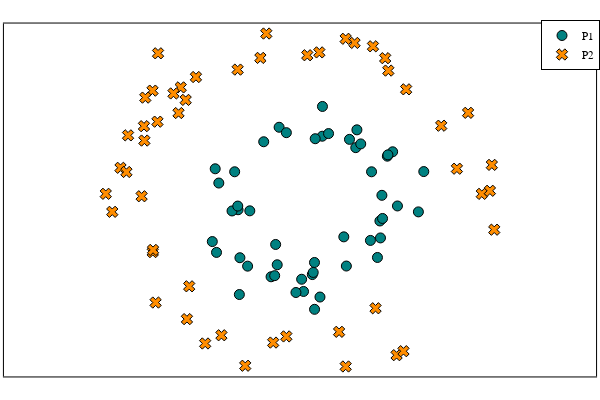

Notebook code cell kept with this figure:
### Code cell
plot_P_Q(small, large; 
        P_label = "P1", 
        Q_label = "P2",
        aspect_ratio = :equal, )

### Figure 1 — Plotly figure (JSON) as saved in the notebook; plotly's stock layout.template omitted (floating-point values rounded to 4 significant figures)
{"data": [{"colorbar": {"title": ""}, "legendgroup": "P1", "marker": {"color": "rgba(0, 129, 129, 1.000)", "line": {"color": "rgba(0, 0, 0, 1.000)", "width": 1}, "size": 10, "symbol": "circle"}, "mode": "markers", "name": "P1", "showlegend": true, "type": "scatter", "x": [0.8053, -0.4737, 0.09727, 1.03, 0.7389, 0.9167, -0.762, -0.63, -0.8004, -0.9785, 0.9762, -0.7412, 0.0727, 0.1847, 0.7264, -0.3395, 0.5615, 0.08305, -1.004, 0.4907, 0.2554, 0.427, 0.833, 0.8627, -0.7474, 0.4557, -0.6548, 0.1869, -0.3218, -1.052, 0.09804, -0.02588, 1.326, 0.5742, -0.83, 0.8394, -0.391, 0.6173, 0.1054, -0.3005, -1.019, -0.7655, -0.219, -0.1112, 0.159, -0.3503, -0.04715, 0.8553, 1.266, 0.9232], "xaxis": "x1", "y": [-0.6977, 0.7481, -0.7604, -0.05417, 0.3729, 0.568, -0.1014, -0.115, 0.3729, 0.2323, 0.6227, -0.7009, -0.9115, 0.8172, -0.4848, -0.5353, 0.6746, -0.8848, -0.6345, 0.7778, 0.8502, -0.4402, -0.2417, -0.2105, -1.161, -0.8048, -0.8063, 1.189, -0.789, -0.499, -1.346, -1.122, 0.3755, 0.8969, -0.1164, -0.4535, -0.939, 0.7211, 0.786, 0.9293, 0.4104, -0.05548, 0.8618, -1.135, -1.192, -0.9249, -0.9699, 0.07872, -0.1282, 0.5843], "yaxis": "y1", "zmax": null, "zmin": null}, {"colorbar": {"title": ""}, "legendgroup": "P2", "marker": {"color": "rgba(255, 141, 0, 1.000)", "line": {"color": "rgba(0, 0, 0, 1.000)", "width": 1}, "size": 10, "symbol": "x"}, "mode": "markers", "name": "P2", "showlegend": true, "type": "scatter", "x": [0.3739, -0.2194, 0.8924, -1.337, -0.6815, -1.82, -1.132, -1.407, 1.699, -1.724, 1.02, -0.3672, 0.01624, -1.432, -1.721, -1.689, 2.119, 0.9277, -1.488, -1.236, 0.5477, 0.7549, -2.177, 0.1519, 2.092, 1.098, -2.084, 1.979, 1.522, 2.07, 1.824, -0.4448, -0.7667, -2.018, 1.128, -2.25, -1.847, -1.312, -1.805, -1.662, -1.351, -0.9492, -1.718, 0.4483, -0.5111, -1.816, 0.4478, -1.669, 0.7839, -1.999], "xaxis": "x1", "y": [-1.627, -1.684, 1.792, -1.468, -2.05, 0.9427, -1.772, 1.427, 0.4114, 1.387, -1.919, -1.761, 1.829, 1.107, -0.6307, -1.261, -0.3508, 1.637, 1.352, 1.557, 1.983, 1.941, -0.1274, 1.865, 0.4594, -1.869, 0.4226, 0.09703, 0.9486, 0.1355, 1.11, 2.1, 1.65, 0.3706, 1.403, 0.09756, 0.06689, -1.058, 1.3, 1.853, 1.271, -1.67, -0.6035, -2.06, 1.796, 0.763, 2.035, 0.999, -1.333, 0.828], "yaxis": "y1", "zmax": null, "zmin": null}], "layout": {"annotations": [], "height": 400, "legend": {"bgcolor": "rgba(255, 255, 255, 1.000)", "bordercolor": "rgba(0, 0, 0, 1.000)", "borderwidth": 1, "font": {"color": "rgba(0, 0, 0, 1.000)", "family": "sans-serif", "size": 11}, "tracegroupgap": 0, "traceorder": "normal", "x": 1, "xanchor": "auto", "y": 1, "yanchor": "auto"}, "margin": {"b": 20, "l": 0, "r": 0, "t": 20}, "paper_bgcolor": "rgba(255, 255, 255, 1.000)", "plot_bgcolor": "rgba(255, 255, 255, 1.000)", "showlegend": true, "width": 600, "xaxis": {"anchor": "y1", "domain": [0.006562, 0.9934], "gridcolor": "rgba(0, 0, 0, 0.100)", "gridwidth": 0.5, "linecolor": "rgba(0, 0, 0, 1.000)", "mirror": true, "range": [-3.395, 3.264], "showgrid": true, "showline": true, "showticklabels": true, "tickangle": 0, "tickcolor": "rgb(0, 0, 0)", "tickfont": {"color": "rgba(0, 0, 0, 1.000)", "family": "sans-serif", "size": 11}, "tickmode": "array", "ticks": "inside", "ticktext": [], "tickvals": [], "title": "", "titlefont": {"color": "rgba(0, 0, 0, 1.000)", "family": "sans-serif", "size": 15}, "type": "-", "visible": true, "zeroline": false, "zerolinecolor": "rgba(0, 0, 0, 1.000)"}, "yaxis": {"anchor": "x1", "domain": [0.009843, 0.9902], "gridcolor": "rgba(0, 0, 0, 0.100)", "gridwidth": 0.5, "linecolor": "rgba(0, 0, 0, 1.000)", "mirror": true, "range": [-2.184, 2.225], "showgrid": true, "showline": true, "showticklabels": true, "tickangle": 0, "tickcolor": "rgb(0, 0, 0)", "tickfont": {"color": "rgba(0, 0, 0, 1.000)", "family": "sans-serif", "size": 11}, "tickmode": "array", "ticks": "inside", "ticktext": [], "tickvals": [], "title": "", "titlefont": {"color": "rgba(0, 0, 0, 1.000)", "family": "sans-serif", "size": 15}, "type": "-", "visible": true, "zeroline": false, "zerolinecolor": "rgba(0, 0, 0, 1.000)"}}}
